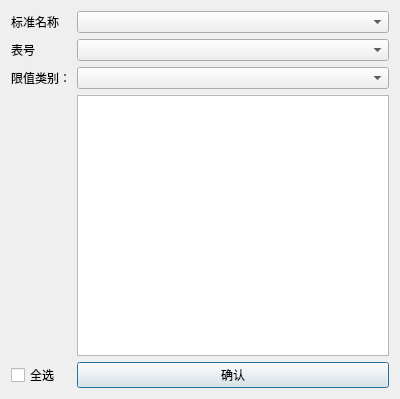
<?xml version="1.0" encoding="UTF-8"?>
<ui version="4.0">
 <class>ImplementingStandardSelectDlg</class>
 <widget class="QDialog" name="ImplementingStandardSelectDlg">
  <property name="geometry">
   <rect>
    <x>0</x>
    <y>0</y>
    <width>400</width>
    <height>399</height>
   </rect>
  </property>
  <property name="windowTitle">
   <string>Dialog</string>
  </property>
  <layout class="QGridLayout" name="gridLayout">
   <item row="1" column="0">
    <widget class="QLabel" name="label_2">
     <property name="text">
      <string>表号</string>
     </property>
    </widget>
   </item>
   <item row="2" column="0">
    <widget class="QLabel" name="label_3">
     <property name="text">
      <string>限值类别：</string>
     </property>
    </widget>
   </item>
   <item row="2" column="1">
    <widget class="QComboBox" name="classNumBox"/>
   </item>
   <item row="0" column="0">
    <widget class="QLabel" name="label">
     <property name="text">
      <string>标准名称</string>
     </property>
    </widget>
   </item>
   <item row="1" column="1">
    <widget class="QComboBox" name="tableNameBox"/>
   </item>
   <item row="10" column="1">
    <widget class="QPushButton" name="OkBtn">
     <property name="text">
      <string>确认</string>
     </property>
    </widget>
   </item>
   <item row="10" column="0">
    <widget class="QCheckBox" name="checkBox">
     <property name="text">
      <string>全选</string>
     </property>
    </widget>
   </item>
   <item row="8" column="1" rowspan="2">
    <widget class="QListWidget" name="listWidget">
     <property name="selectionMode">
      <enum>QAbstractItemView::MultiSelection</enum>
     </property>
    </widget>
   </item>
   <item row="0" column="1">
    <widget class="MyComboBox" name="standardNameBox"/>
   </item>
  </layout>
 </widget>
 <customwidgets>
  <customwidget>
   <class>MyComboBox</class>
   <extends>QComboBox</extends>
   <header>mycombobox.h</header>
  </customwidget>
 </customwidgets>
 <resources/>
 <connections/>
</ui>
